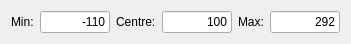
  <widget class="QWidget" name="layoutWidget">
   <property name="geometry">
    <rect>
     <x>30</x>
     <y>100</y>
     <width>351</width>
     <height>35</height>
    </rect>
   </property>
   <layout class="QHBoxLayout" name="horizontalLayout_3">
    <item>
     <widget class="QLabel" name="label_4">
      <property name="text">
       <string>Min:</string>
      </property>
     </widget>
    </item>
    <item>
     <widget class="QLineEdit" name="leftEyebrowMin">
      <property name="text">
       <string>-110</string>
      </property>
      <property name="alignment">
       <set>Qt::AlignRight|Qt::AlignTrailing|Qt::AlignVCenter</set>
      </property>
     </widget>
    </item>
    <item>
     <widget class="QLabel" name="label_6">
      <property name="text">
       <string>Centre:</string>
      </property>
     </widget>
    </item>
    <item>
     <widget class="QLineEdit" name="leftEyebrowTrim">
      <property name="text">
       <string>100</string>
      </property>
      <property name="alignment">
       <set>Qt::AlignRight|Qt::AlignTrailing|Qt::AlignVCenter</set>
      </property>
     </widget>
    </item>
    <item>
     <widget class="QLabel" name="label_5">
      <property name="text">
       <string>Max:</string>
      </property>
     </widget>
    </item>
    <item>
     <widget class="QLineEdit" name="leftEyebrowMax">
      <property name="text">
       <string>292</string>
      </property>
      <property name="alignment">
       <set>Qt::AlignRight|Qt::AlignTrailing|Qt::AlignVCenter</set>
      </property>
     </widget>
    </item>
   </layout>
  </widget>
